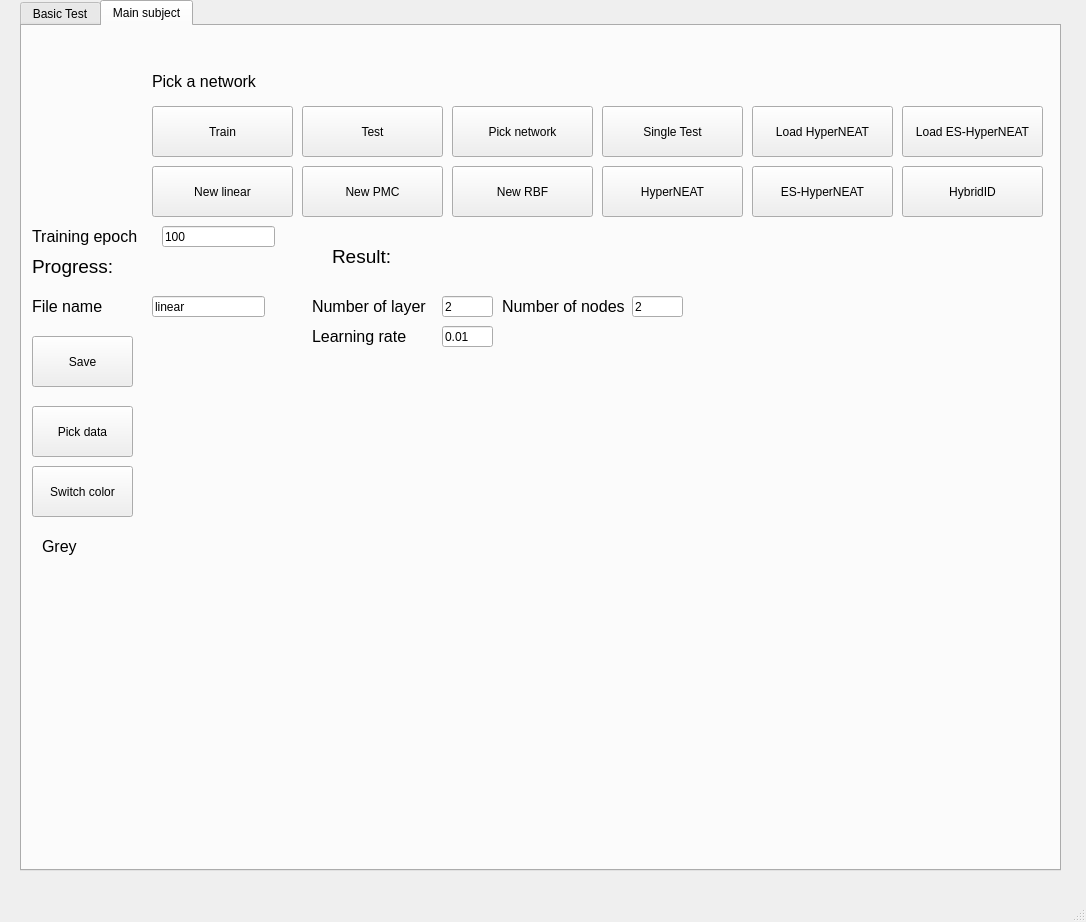
<?xml version="1.0" encoding="UTF-8"?>
<ui version="4.0">
 <class>MainWindow</class>
 <widget class="QMainWindow" name="MainWindow">
  <property name="geometry">
   <rect>
    <x>0</x>
    <y>0</y>
    <width>1086</width>
    <height>922</height>
   </rect>
  </property>
  <property name="windowTitle">
   <string>MainWindow</string>
  </property>
  <widget class="QWidget" name="centralwidget">
   <widget class="QTabWidget" name="tabWidget">
    <property name="geometry">
     <rect>
      <x>20</x>
      <y>0</y>
      <width>1041</width>
      <height>871</height>
     </rect>
    </property>
    <property name="currentIndex">
     <number>1</number>
    </property>
    <widget class="QWidget" name="tab">
     <attribute name="title">
      <string>Basic Test</string>
     </attribute>
     <widget class="QPushButton" name="pushButton_test4">
      <property name="geometry">
       <rect>
        <x>620</x>
        <y>70</y>
        <width>141</width>
        <height>51</height>
       </rect>
      </property>
      <property name="text">
       <string>Test 4</string>
      </property>
     </widget>
     <widget class="QPushButton" name="pushButton_linear">
      <property name="geometry">
       <rect>
        <x>170</x>
        <y>10</y>
        <width>141</width>
        <height>51</height>
       </rect>
      </property>
      <property name="text">
       <string>Lineaire</string>
      </property>
     </widget>
     <widget class="QPushButton" name="pushButton_test1">
      <property name="geometry">
       <rect>
        <x>170</x>
        <y>70</y>
        <width>141</width>
        <height>51</height>
       </rect>
      </property>
      <property name="text">
       <string>Test 1</string>
      </property>
     </widget>
     <widget class="QPushButton" name="pushButton_test2">
      <property name="geometry">
       <rect>
        <x>320</x>
        <y>70</y>
        <width>141</width>
        <height>51</height>
       </rect>
      </property>
      <property name="text">
       <string>Test 2</string>
      </property>
     </widget>
     <widget class="QPushButton" name="pushButton_RBF">
      <property name="geometry">
       <rect>
        <x>470</x>
        <y>10</y>
        <width>141</width>
        <height>51</height>
       </rect>
      </property>
      <property name="text">
       <string>RBF</string>
      </property>
     </widget>
     <widget class="QPushButton" name="pushButton_test3">
      <property name="geometry">
       <rect>
        <x>470</x>
        <y>70</y>
        <width>141</width>
        <height>51</height>
       </rect>
      </property>
      <property name="text">
       <string>Test 3</string>
      </property>
     </widget>
     <widget class="QPushButton" name="pushButton_PMC">
      <property name="geometry">
       <rect>
        <x>320</x>
        <y>10</y>
        <width>141</width>
        <height>51</height>
       </rect>
      </property>
      <property name="text">
       <string>PMC</string>
      </property>
     </widget>
     <widget class="QLabel" name="label_model">
      <property name="geometry">
       <rect>
        <x>170</x>
        <y>140</y>
        <width>111</width>
        <height>21</height>
       </rect>
      </property>
      <property name="font">
       <font>
        <pointsize>14</pointsize>
       </font>
      </property>
      <property name="text">
       <string>Linear</string>
      </property>
     </widget>
     <widget class="QLabel" name="label_result">
      <property name="geometry">
       <rect>
        <x>390</x>
        <y>140</y>
        <width>251</width>
        <height>20</height>
       </rect>
      </property>
      <property name="font">
       <font>
        <pointsize>14</pointsize>
       </font>
      </property>
      <property name="text">
       <string>Result:</string>
      </property>
     </widget>
     <widget class="QLabel" name="label">
      <property name="geometry">
       <rect>
        <x>170</x>
        <y>180</y>
        <width>500</width>
        <height>500</height>
       </rect>
      </property>
      <property name="text">
       <string/>
      </property>
     </widget>
    </widget>
    <widget class="QWidget" name="tab_2">
     <attribute name="title">
      <string>Main subject</string>
     </attribute>
     <widget class="QPushButton" name="pushButton_train">
      <property name="geometry">
       <rect>
        <x>130</x>
        <y>80</y>
        <width>141</width>
        <height>51</height>
       </rect>
      </property>
      <property name="text">
       <string>Train</string>
      </property>
     </widget>
     <widget class="QLabel" name="label_netPath">
      <property name="geometry">
       <rect>
        <x>130</x>
        <y>40</y>
        <width>881</width>
        <height>31</height>
       </rect>
      </property>
      <property name="font">
       <font>
        <pointsize>12</pointsize>
       </font>
      </property>
      <property name="text">
       <string>Pick a network</string>
      </property>
     </widget>
     <widget class="QPushButton" name="pushButton_test">
      <property name="geometry">
       <rect>
        <x>280</x>
        <y>80</y>
        <width>141</width>
        <height>51</height>
       </rect>
      </property>
      <property name="text">
       <string>Test</string>
      </property>
     </widget>
     <widget class="QPushButton" name="pushButton_pick">
      <property name="geometry">
       <rect>
        <x>430</x>
        <y>80</y>
        <width>141</width>
        <height>51</height>
       </rect>
      </property>
      <property name="text">
       <string>Pick network</string>
      </property>
     </widget>
     <widget class="QPushButton" name="pushButton_newLinear">
      <property name="geometry">
       <rect>
        <x>130</x>
        <y>140</y>
        <width>141</width>
        <height>51</height>
       </rect>
      </property>
      <property name="text">
       <string>New linear</string>
      </property>
     </widget>
     <widget class="QLineEdit" name="lineEdit_epoch">
      <property name="geometry">
       <rect>
        <x>140</x>
        <y>200</y>
        <width>113</width>
        <height>21</height>
       </rect>
      </property>
      <property name="text">
       <string>100</string>
      </property>
     </widget>
     <widget class="QLabel" name="label_model_3">
      <property name="geometry">
       <rect>
        <x>10</x>
        <y>200</y>
        <width>111</width>
        <height>21</height>
       </rect>
      </property>
      <property name="font">
       <font>
        <pointsize>12</pointsize>
       </font>
      </property>
      <property name="text">
       <string>Training epoch</string>
      </property>
     </widget>
     <widget class="QPushButton" name="pushButton_newPmc">
      <property name="geometry">
       <rect>
        <x>280</x>
        <y>140</y>
        <width>141</width>
        <height>51</height>
       </rect>
      </property>
      <property name="text">
       <string>New PMC</string>
      </property>
     </widget>
     <widget class="QPushButton" name="pushButton_newRbf">
      <property name="geometry">
       <rect>
        <x>430</x>
        <y>140</y>
        <width>141</width>
        <height>51</height>
       </rect>
      </property>
      <property name="text">
       <string>New RBF</string>
      </property>
     </widget>
     <widget class="QLabel" name="label_mainResult">
      <property name="geometry">
       <rect>
        <x>310</x>
        <y>210</y>
        <width>431</width>
        <height>41</height>
       </rect>
      </property>
      <property name="font">
       <font>
        <pointsize>14</pointsize>
       </font>
      </property>
      <property name="text">
       <string>Result:</string>
      </property>
     </widget>
     <widget class="QLineEdit" name="lineEdit_fileName">
      <property name="geometry">
       <rect>
        <x>130</x>
        <y>270</y>
        <width>113</width>
        <height>21</height>
       </rect>
      </property>
      <property name="text">
       <string>linear</string>
      </property>
     </widget>
     <widget class="QLabel" name="label_model_5">
      <property name="geometry">
       <rect>
        <x>10</x>
        <y>270</y>
        <width>81</width>
        <height>21</height>
       </rect>
      </property>
      <property name="font">
       <font>
        <pointsize>12</pointsize>
       </font>
      </property>
      <property name="text">
       <string>File name</string>
      </property>
     </widget>
     <widget class="QLabel" name="label_image">
      <property name="geometry">
       <rect>
        <x>150</x>
        <y>340</y>
        <width>380</width>
        <height>380</height>
       </rect>
      </property>
      <property name="text">
       <string/>
      </property>
     </widget>
     <widget class="QPushButton" name="pushButton_pickTraining">
      <property name="geometry">
       <rect>
        <x>10</x>
        <y>380</y>
        <width>101</width>
        <height>51</height>
       </rect>
      </property>
      <property name="text">
       <string>Pick data</string>
      </property>
     </widget>
     <widget class="QLabel" name="label_model_6">
      <property name="geometry">
       <rect>
        <x>290</x>
        <y>270</y>
        <width>121</width>
        <height>21</height>
       </rect>
      </property>
      <property name="font">
       <font>
        <pointsize>12</pointsize>
       </font>
      </property>
      <property name="text">
       <string>Number of layer</string>
      </property>
     </widget>
     <widget class="QLineEdit" name="lineEdit_layer">
      <property name="geometry">
       <rect>
        <x>420</x>
        <y>270</y>
        <width>51</width>
        <height>21</height>
       </rect>
      </property>
      <property name="text">
       <string>2</string>
      </property>
     </widget>
     <widget class="QLabel" name="label_model_7">
      <property name="geometry">
       <rect>
        <x>480</x>
        <y>270</y>
        <width>131</width>
        <height>21</height>
       </rect>
      </property>
      <property name="font">
       <font>
        <pointsize>12</pointsize>
       </font>
      </property>
      <property name="text">
       <string>Number of nodes</string>
      </property>
     </widget>
     <widget class="QLineEdit" name="lineEdit_nodes">
      <property name="geometry">
       <rect>
        <x>610</x>
        <y>270</y>
        <width>51</width>
        <height>21</height>
       </rect>
      </property>
      <property name="text">
       <string>2</string>
      </property>
     </widget>
     <widget class="QPushButton" name="pushButton_save">
      <property name="geometry">
       <rect>
        <x>10</x>
        <y>310</y>
        <width>101</width>
        <height>51</height>
       </rect>
      </property>
      <property name="text">
       <string>Save</string>
      </property>
     </widget>
     <widget class="QLabel" name="label_model_8">
      <property name="geometry">
       <rect>
        <x>290</x>
        <y>300</y>
        <width>121</width>
        <height>21</height>
       </rect>
      </property>
      <property name="font">
       <font>
        <pointsize>12</pointsize>
       </font>
      </property>
      <property name="text">
       <string>Learning rate</string>
      </property>
     </widget>
     <widget class="QLineEdit" name="lineEdit_lRate">
      <property name="geometry">
       <rect>
        <x>420</x>
        <y>300</y>
        <width>51</width>
        <height>21</height>
       </rect>
      </property>
      <property name="text">
       <string>0.01</string>
      </property>
     </widget>
     <widget class="QLabel" name="label_progress">
      <property name="geometry">
       <rect>
        <x>10</x>
        <y>220</y>
        <width>291</width>
        <height>41</height>
       </rect>
      </property>
      <property name="font">
       <font>
        <pointsize>14</pointsize>
       </font>
      </property>
      <property name="text">
       <string>Progress:</string>
      </property>
     </widget>
     <widget class="QPushButton" name="pushButton_unitTest">
      <property name="geometry">
       <rect>
        <x>580</x>
        <y>80</y>
        <width>141</width>
        <height>51</height>
       </rect>
      </property>
      <property name="text">
       <string>Single Test</string>
      </property>
     </widget>
     <widget class="QPushButton" name="pushButton_hyperneat">
      <property name="geometry">
       <rect>
        <x>580</x>
        <y>140</y>
        <width>141</width>
        <height>51</height>
       </rect>
      </property>
      <property name="text">
       <string>HyperNEAT</string>
      </property>
     </widget>
     <widget class="QPushButton" name="pushButton_esHyperneat">
      <property name="geometry">
       <rect>
        <x>730</x>
        <y>140</y>
        <width>141</width>
        <height>51</height>
       </rect>
      </property>
      <property name="text">
       <string>ES-HyperNEAT</string>
      </property>
     </widget>
     <widget class="QPushButton" name="pushButton_pickHyperneat">
      <property name="geometry">
       <rect>
        <x>730</x>
        <y>80</y>
        <width>141</width>
        <height>51</height>
       </rect>
      </property>
      <property name="text">
       <string>Load HyperNEAT</string>
      </property>
     </widget>
     <widget class="QPushButton" name="pushButton_pickEsHyperneat">
      <property name="geometry">
       <rect>
        <x>880</x>
        <y>80</y>
        <width>141</width>
        <height>51</height>
       </rect>
      </property>
      <property name="text">
       <string>Load ES-HyperNEAT</string>
      </property>
     </widget>
     <widget class="QPushButton" name="pushButton_hybridId">
      <property name="geometry">
       <rect>
        <x>880</x>
        <y>140</y>
        <width>141</width>
        <height>51</height>
       </rect>
      </property>
      <property name="text">
       <string>HybridID</string>
      </property>
     </widget>
     <widget class="QPushButton" name="pushButton_color">
      <property name="geometry">
       <rect>
        <x>10</x>
        <y>440</y>
        <width>101</width>
        <height>51</height>
       </rect>
      </property>
      <property name="text">
       <string>Switch color</string>
      </property>
     </widget>
     <widget class="QLabel" name="label_color">
      <property name="geometry">
       <rect>
        <x>20</x>
        <y>510</y>
        <width>81</width>
        <height>21</height>
       </rect>
      </property>
      <property name="font">
       <font>
        <pointsize>12</pointsize>
       </font>
      </property>
      <property name="text">
       <string>Grey</string>
      </property>
     </widget>
    </widget>
   </widget>
  </widget>
  <widget class="QMenuBar" name="menubar">
   <property name="geometry">
    <rect>
     <x>0</x>
     <y>0</y>
     <width>1086</width>
     <height>20</height>
    </rect>
   </property>
  </widget>
  <widget class="QStatusBar" name="statusbar"/>
 </widget>
 <resources/>
 <connections/>
</ui>
